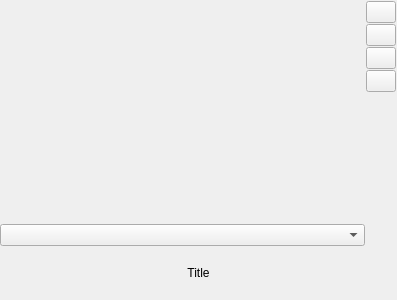
<?xml version="1.0" encoding="UTF-8"?>
<ui version="4.0">
 <class>Form</class>
 <widget class="QWidget" name="Form">
  <property name="geometry">
   <rect>
    <x>0</x>
    <y>0</y>
    <width>397</width>
    <height>300</height>
   </rect>
  </property>
  <property name="mouseTracking">
   <bool>true</bool>
  </property>
  <property name="windowTitle">
   <string>Form</string>
  </property>
  <property name="styleSheet">
   <string notr="true">
/**/
QWidget{
    background-color:##color5#;
    font-family:Poiret One;
    font: bold;
}

QPushButton{
    background-color: ##color3_dark#;
    border-style: solid;
    border-width: 2px;
    border-radius: 10px;
    border-color: ##color3_dark#;
    font: bold 18px;
    /*min-width: 10em;*/
    padding: 8px;
	color:##color1#;

}

QPushButton:pressed/*,  QPushButton:checked*/{
    border-width: 5px;
	border-radius: 15px;
	font:  15px;
	border-color: ##color2#;
}

QPushButton:checked{
	border-color: ##color3_dark#;
}

QPushButton:hover{
	border-color: ##color2#;
	/*border-width: 3px;
	border-radius: 8px;*/
}

QComboBox {
	border: 2px solid ##color3_dark#;
	border-radius: 3px;
	background: ##color1_bright#;
	padding: 1px 23px 1px 3px;
	min-width: 6em;
	color: ##color1_dark#;
    font-size: 18px;
}

QComboBox::drop-down {
	subcontrol-origin: padding;
	subcontrol-position: top right;
	width: 20px;
	border-top-right-radius: 3px;
	border-bottom-right-radius: 3px;
}
QComboBox::down-arrow {
     image: url(file:///../UI/images/icon_down_arrow.png);
	width: 20px;
	height: 20px;
}

QComboBox QAbstractItemView{
	background-color: ##color5#;
	/*color: ##color1_dark#;*/
	selection-background-color: ##color3_dark#;
	/*selection-color: ##color1#;*/
}

QToolTip {
    opacity: 300;
	border: 2px solid ##color3_dark#;
    border-radius: 4px;
    padding: 2px;
    background-color: ##color5#;
}

QComboBox {
	border: 4px solid ##color3_dark#;
	border-radius: 3px;
	background: ##color1_bright#;
	padding: 1px 23px 1px 3px;
	min-width: 6em;
	color: ##color1_dark#;
    font-size: 18px;
}

QComboBox::drop-down {
	subcontrol-origin: padding;
	subcontrol-position: top right;
	width: 20px;
	border-top-right-radius: 3px;
	border-bottom-right-radius: 3px;
}

QComboBox::down-arrow {
    image: url(file:///../UI/images/icon_down_arrow.png);
	width: 20px;
	height: 20px;
}

 
QComboBox QAbstractItemView{
	background-color: ##color5#;
	/*color: ##color1_dark#;*/
	selection-background-color: ##color3_dark#;
	/*selection-color: ##color1#;*/
}

QFrame #frame_buttons{
    background-color:transparent;
}

QMenu::item {
    icon-size:50px 50px;
}
/**/
</string>
  </property>
  <layout class="QGridLayout" name="gridLayout">
   <property name="leftMargin">
    <number>0</number>
   </property>
   <property name="topMargin">
    <number>0</number>
   </property>
   <property name="rightMargin">
    <number>0</number>
   </property>
   <property name="bottomMargin">
    <number>0</number>
   </property>
   <property name="spacing">
    <number>0</number>
   </property>
   <item row="0" column="0">
    <widget class="QFrame" name="frame">
     <property name="frameShape">
      <enum>QFrame::NoFrame</enum>
     </property>
     <property name="frameShadow">
      <enum>QFrame::Raised</enum>
     </property>
     <layout class="QGridLayout" name="gridLayout_2">
      <property name="leftMargin">
       <number>0</number>
      </property>
      <property name="topMargin">
       <number>0</number>
      </property>
      <property name="rightMargin">
       <number>0</number>
      </property>
      <property name="bottomMargin">
       <number>0</number>
      </property>
      <property name="spacing">
       <number>0</number>
      </property>
      <item row="0" column="1" colspan="5">
       <widget class="QFrame" name="frame_card">
        <property name="sizePolicy">
         <sizepolicy hsizetype="Preferred" vsizetype="Expanding">
          <horstretch>0</horstretch>
          <verstretch>0</verstretch>
         </sizepolicy>
        </property>
        <property name="frameShape">
         <enum>QFrame::NoFrame</enum>
        </property>
        <property name="frameShadow">
         <enum>QFrame::Raised</enum>
        </property>
        <layout class="QGridLayout" name="gridLayout_5">
         <property name="leftMargin">
          <number>0</number>
         </property>
         <property name="topMargin">
          <number>0</number>
         </property>
         <property name="rightMargin">
          <number>0</number>
         </property>
         <property name="bottomMargin">
          <number>0</number>
         </property>
         <property name="spacing">
          <number>0</number>
         </property>
         <item row="0" column="0" colspan="2">
          <widget class="QLabel" name="label_image">
           <property name="sizePolicy">
            <sizepolicy hsizetype="Expanding" vsizetype="Expanding">
             <horstretch>0</horstretch>
             <verstretch>0</verstretch>
            </sizepolicy>
           </property>
           <property name="text">
            <string/>
           </property>
           <property name="alignment">
            <set>Qt::AlignCenter</set>
           </property>
          </widget>
         </item>
         <item row="0" column="1" rowspan="3">
          <widget class="QFrame" name="frame_buttons">
           <property name="sizePolicy">
            <sizepolicy hsizetype="Minimum" vsizetype="Preferred">
             <horstretch>0</horstretch>
             <verstretch>0</verstretch>
            </sizepolicy>
           </property>
           <property name="frameShape">
            <enum>QFrame::NoFrame</enum>
           </property>
           <property name="frameShadow">
            <enum>QFrame::Raised</enum>
           </property>
           <layout class="QGridLayout" name="gridLayout_3">
            <property name="sizeConstraint">
             <enum>QLayout::SetMinimumSize</enum>
            </property>
            <property name="leftMargin">
             <number>1</number>
            </property>
            <property name="topMargin">
             <number>1</number>
            </property>
            <property name="rightMargin">
             <number>1</number>
            </property>
            <property name="bottomMargin">
             <number>1</number>
            </property>
            <property name="horizontalSpacing">
             <number>0</number>
            </property>
            <property name="verticalSpacing">
             <number>1</number>
            </property>
            <item row="4" column="0">
             <spacer name="verticalSpacer">
              <property name="orientation">
               <enum>Qt::Vertical</enum>
              </property>
              <property name="sizeHint" stdset="0">
               <size>
                <width>20</width>
                <height>40</height>
               </size>
              </property>
             </spacer>
            </item>
            <item row="2" column="0">
             <widget class="QPushButton" name="pB_edit">
              <property name="maximumSize">
               <size>
                <width>30</width>
                <height>30</height>
               </size>
              </property>
              <property name="toolTip">
               <string>Changer de recette</string>
              </property>
              <property name="text">
               <string/>
              </property>
              <property name="iconSize">
               <size>
                <width>23</width>
                <height>23</height>
               </size>
              </property>
              <property name="checkable">
               <bool>true</bool>
              </property>
             </widget>
            </item>
            <item row="0" column="0">
             <widget class="QPushButton" name="pB_next">
              <property name="maximumSize">
               <size>
                <width>30</width>
                <height>30</height>
               </size>
              </property>
              <property name="toolTip">
               <string>Recette suivante</string>
              </property>
              <property name="text">
               <string/>
              </property>
              <property name="iconSize">
               <size>
                <width>23</width>
                <height>23</height>
               </size>
              </property>
             </widget>
            </item>
            <item row="3" column="0">
             <widget class="QPushButton" name="pB_delete">
              <property name="maximumSize">
               <size>
                <width>30</width>
                <height>30</height>
               </size>
              </property>
              <property name="toolTip">
               <string>Supprimer cette recette</string>
              </property>
              <property name="text">
               <string/>
              </property>
              <property name="iconSize">
               <size>
                <width>23</width>
                <height>23</height>
               </size>
              </property>
             </widget>
            </item>
            <item row="1" column="0">
             <widget class="QPushButton" name="pB_add">
              <property name="maximumSize">
               <size>
                <width>30</width>
                <height>30</height>
               </size>
              </property>
              <property name="toolTip">
               <string>Ajouter une recette</string>
              </property>
              <property name="text">
               <string/>
              </property>
              <property name="iconSize">
               <size>
                <width>23</width>
                <height>23</height>
               </size>
              </property>
             </widget>
            </item>
           </layout>
          </widget>
         </item>
         <item row="3" column="0" colspan="3">
          <widget class="QLabel" name="label_title">
           <property name="sizePolicy">
            <sizepolicy hsizetype="Preferred" vsizetype="Minimum">
             <horstretch>0</horstretch>
             <verstretch>0</verstretch>
            </sizepolicy>
           </property>
           <property name="text">
            <string>Title</string>
           </property>
           <property name="alignment">
            <set>Qt::AlignBottom|Qt::AlignHCenter</set>
           </property>
           <property name="wordWrap">
            <bool>true</bool>
           </property>
          </widget>
         </item>
         <item row="4" column="0" colspan="3">
          <widget class="QFrame" name="frame_3">
           <property name="frameShape">
            <enum>QFrame::NoFrame</enum>
           </property>
           <property name="frameShadow">
            <enum>QFrame::Raised</enum>
           </property>
           <layout class="QGridLayout" name="gridLayout_4">
            <property name="leftMargin">
             <number>0</number>
            </property>
            <property name="topMargin">
             <number>0</number>
            </property>
            <property name="rightMargin">
             <number>0</number>
            </property>
            <property name="bottomMargin">
             <number>0</number>
            </property>
            <property name="spacing">
             <number>0</number>
            </property>
            <item row="0" column="0">
             <spacer name="horizontalSpacer_2">
              <property name="orientation">
               <enum>Qt::Horizontal</enum>
              </property>
              <property name="sizeHint" stdset="0">
               <size>
                <width>40</width>
                <height>20</height>
               </size>
              </property>
             </spacer>
            </item>
            <item row="0" column="1">
             <layout class="QHBoxLayout" name="hL">
              <property name="spacing">
               <number>0</number>
              </property>
             </layout>
            </item>
            <item row="0" column="2">
             <spacer name="horizontalSpacer_3">
              <property name="orientation">
               <enum>Qt::Horizontal</enum>
              </property>
              <property name="sizeHint" stdset="0">
               <size>
                <width>40</width>
                <height>20</height>
               </size>
              </property>
             </spacer>
            </item>
           </layout>
          </widget>
         </item>
         <item row="2" column="0">
          <spacer name="horizontalSpacer">
           <property name="orientation">
            <enum>Qt::Horizontal</enum>
           </property>
           <property name="sizeHint" stdset="0">
            <size>
             <width>40</width>
             <height>20</height>
            </size>
           </property>
          </spacer>
         </item>
         <item row="1" column="0">
          <widget class="QComboBox" name="comboBox"/>
         </item>
        </layout>
       </widget>
      </item>
     </layout>
    </widget>
   </item>
  </layout>
 </widget>
 <resources/>
 <connections/>
</ui>
